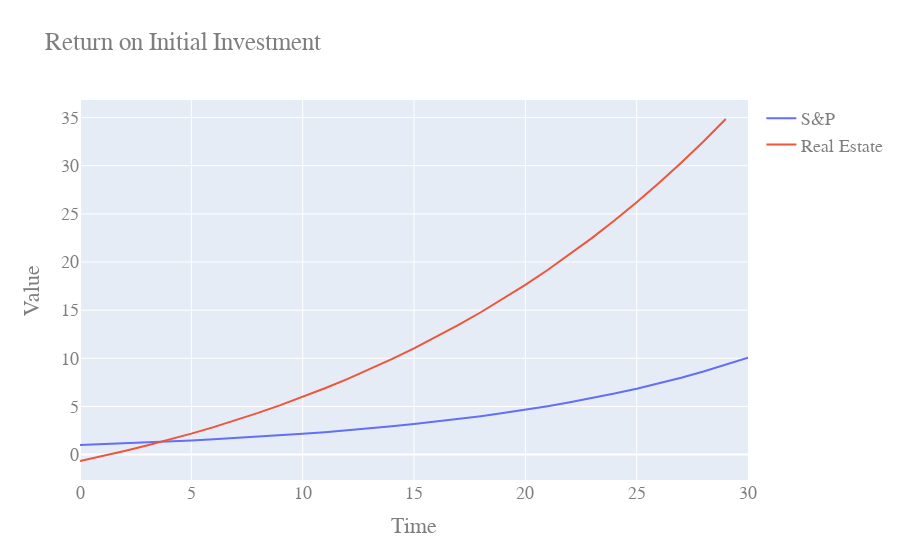

The code cell stored with this chart in its notebook:
### Code cell
from real_estate.plots import plot_timeseries
metric = 'Return on Initial Investment'
plot_timeseries(stocks_df[metric], 
                df[metric], 
                ['S&P', 'Real Estate', metric])

### Figure 1 — Plotly figure (JSON) as saved in the notebook; plotly's stock layout.template omitted (floating-point values rounded to 4 significant figures)
{"data": [{"mode": "lines", "name": "S&P", "type": "scatter", "x": [0, 1, 2, 3, 4, 5, 6, 7, 8, 9, 10, 11, 12, 13, 14, 15, 16, 17, 18, 19, 20, 21, 22, 23, 24, 25, 26, 27, 28, 29, 30], "y": [1, 1.08, 1.166, 1.26, 1.36, 1.469, 1.587, 1.714, 1.851, 1.999, 2.159, 2.332, 2.518, 2.72, 2.937, 3.172, 3.426, 3.7, 3.996, 4.316, 4.661, 5.034, 5.437, 5.871, 6.341, 6.848, 7.396, 7.988, 8.627, 9.317, 10.06]}, {"mode": "lines", "name": "Real Estate", "type": "scatter", "x": [0, 1, 2, 3, 4, 5, 6, 7, 8, 9, 10, 11, 12, 13, 14, 15, 16, 17, 18, 19, 20, 21, 22, 23, 24, 25, 26, 27, 28, 29], "y": [-0.6628, -0.1623, 0.3705, 0.9372, 1.539, 2.178, 2.856, 3.575, 4.336, 5.142, 5.994, 6.895, 7.847, 8.853, 9.915, 11.04, 12.22, 13.47, 14.78, 16.17, 17.63, 19.17, 20.8, 22.51, 24.31, 26.21, 28.2, 30.31, 32.52, 34.85]}], "layout": {"font": {"color": "#7f7f7f", "family": "Courier New, monospace", "size": 18}, "title": {"text": "Return on Initial Investment"}, "xaxis": {"title": {"text": "Time"}}, "yaxis": {"title": {"text": "Value"}}}}
